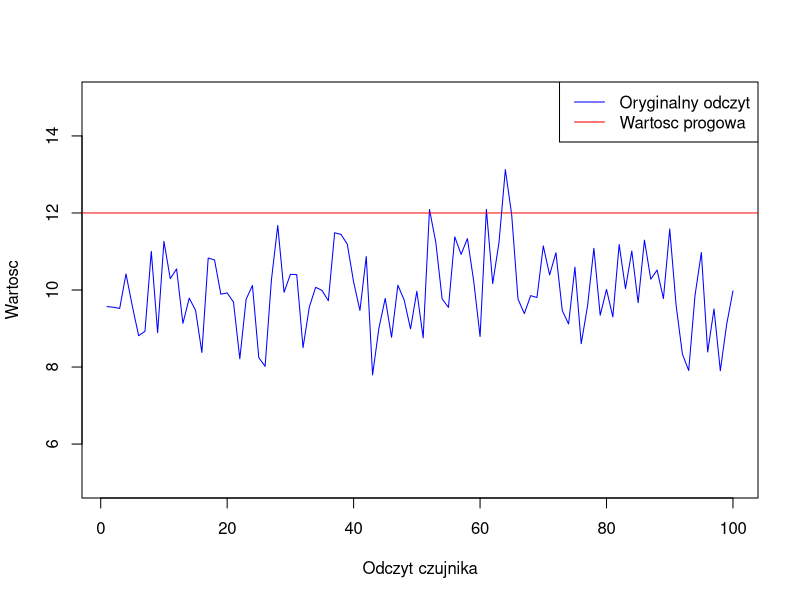

This chart was generated by the following R code:
set.seed(71)
x <- seq(1, 100)
y <- rnorm(100) + 10
sy <- filter(y, filter = c(1/8, 1/4, 1/4, 1/4, 1/8), sides=2)

setEPS()
postscript("ch-2-threshold.eps")
plot(x, y,
     col="blue",type="lines"
     ,xlab="Odczyt czujnika"
     ,ylab="Wartosc"
     ,ylim=c(5, 15))

abline(h=c(12), col="red")
legend("topright",
       c("Oryginalny odczyt", "Wartosc progowa"),
       col=c("blue", "red"),
       lwd=c(1,1))
dev.off()



